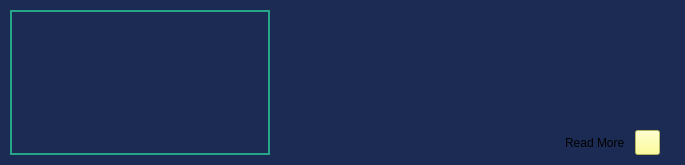
                                  <widget class="QFrame" name="frame_62">
                                   <property name="minimumSize">
                                    <size>
                                     <width>0</width>
                                     <height>0</height>
                                    </size>
                                   </property>
                                   <property name="maximumSize">
                                    <size>
                                     <width>16777215</width>
                                     <height>16777215</height>
                                    </size>
                                   </property>
                                   <property name="styleSheet">
                                    <string notr="true">background-color: #1b2b54;</string>
                                   </property>
                                   <property name="frameShape">
                                    <enum>QFrame::NoFrame</enum>
                                   </property>
                                   <property name="frameShadow">
                                    <enum>QFrame::Raised</enum>
                                   </property>
                                   <layout class="QHBoxLayout" name="horizontalLayout_26">
                                    <property name="spacing">
                                     <number>15</number>
                                    </property>
                                    <property name="leftMargin">
                                     <number>10</number>
                                    </property>
                                    <property name="topMargin">
                                     <number>10</number>
                                    </property>
                                    <property name="rightMargin">
                                     <number>10</number>
                                    </property>
                                    <property name="bottomMargin">
                                     <number>10</number>
                                    </property>
                                    <item>
                                     <widget class="QFrame" name="frame_63">
                                      <property name="minimumSize">
                                       <size>
                                        <width>260</width>
                                        <height>120</height>
                                       </size>
                                      </property>
                                      <property name="maximumSize">
                                       <size>
                                        <width>360</width>
                                        <height>166</height>
                                       </size>
                                      </property>
                                      <property name="styleSheet">
                                       <string notr="true"/>
                                      </property>
                                      <property name="frameShape">
                                       <enum>QFrame::NoFrame</enum>
                                      </property>
                                      <property name="frameShadow">
                                       <enum>QFrame::Raised</enum>
                                      </property>
                                      <layout class="QVBoxLayout" name="verticalLayout_40">
                                       <property name="spacing">
                                        <number>0</number>
                                       </property>
                                       <property name="leftMargin">
                                        <number>0</number>
                                       </property>
                                       <property name="topMargin">
                                        <number>0</number>
                                       </property>
                                       <property name="rightMargin">
                                        <number>0</number>
                                       </property>
                                       <property name="bottomMargin">
                                        <number>0</number>
                                       </property>
                                       <item>
                                        <widget class="QLabel" name="label_17">
                                         <property name="maximumSize">
                                          <size>
                                           <width>16777215</width>
                                           <height>16777215</height>
                                          </size>
                                         </property>
                                         <property name="styleSheet">
                                          <string notr="true">border: 2px solid #26a588;
border-radius: 0px;</string>
                                         </property>
                                         <property name="frameShape">
                                          <enum>QFrame::NoFrame</enum>
                                         </property>
                                         <property name="frameShadow">
                                          <enum>QFrame::Raised</enum>
                                         </property>
                                         <property name="text">
                                          <string/>
                                         </property>
                                         <property name="pixmap">
                                          <pixmap>C:/Users/krist/OneDrive/Работен плот/news.png</pixmap>
                                         </property>
                                         <property name="scaledContents">
                                          <bool>true</bool>
                                         </property>
                                         <property name="alignment">
                                          <set>Qt::AlignLeading|Qt::AlignLeft|Qt::AlignVCenter</set>
                                         </property>
                                         <property name="wordWrap">
                                          <bool>false</bool>
                                         </property>
                                        </widget>
                                       </item>
                                      </layout>
                                     </widget>
                                    </item>
                                    <item alignment="Qt::AlignVCenter">
                                     <widget class="QFrame" name="frame_58">
                                      <property name="sizePolicy">
                                       <sizepolicy hsizetype="Preferred" vsizetype="Preferred">
                                        <horstretch>0</horstretch>
                                        <verstretch>0</verstretch>
                                       </sizepolicy>
                                      </property>
                                      <property name="minimumSize">
                                       <size>
                                        <width>390</width>
                                        <height>0</height>
                                       </size>
                                      </property>
                                      <property name="styleSheet">
                                       <string notr="true"/>
                                      </property>
                                      <property name="frameShape">
                                       <enum>QFrame::NoFrame</enum>
                                      </property>
                                      <property name="frameShadow">
                                       <enum>QFrame::Raised</enum>
                                      </property>
                                      <layout class="QVBoxLayout" name="verticalLayout_44">
                                       <property name="spacing">
                                        <number>10</number>
                                       </property>
                                       <property name="leftMargin">
                                        <number>0</number>
                                       </property>
                                       <property name="topMargin">
                                        <number>0</number>
                                       </property>
                                       <property name="rightMargin">
                                        <number>0</number>
                                       </property>
                                       <property name="bottomMargin">
                                        <number>0</number>
                                       </property>
                                       <item>
                                        <widget class="QFrame" name="frame_65">
                                         <property name="minimumSize">
                                          <size>
                                           <width>0</width>
                                           <height>40</height>
                                          </size>
                                         </property>
                                         <property name="styleSheet">
                                          <string notr="true"/>
                                         </property>
                                         <property name="frameShape">
                                          <enum>QFrame::NoFrame</enum>
                                         </property>
                                         <property name="frameShadow">
                                          <enum>QFrame::Raised</enum>
                                         </property>
                                         <layout class="QHBoxLayout" name="horizontalLayout_29">
                                          <property name="spacing">
                                           <number>0</number>
                                          </property>
                                          <property name="leftMargin">
                                           <number>0</number>
                                          </property>
                                          <property name="topMargin">
                                           <number>0</number>
                                          </property>
                                          <property name="rightMargin">
                                           <number>0</number>
                                          </property>
                                          <property name="bottomMargin">
                                           <number>0</number>
                                          </property>
                                          <item>
                                           <widget class="QLabel" name="post1_title">
                                            <property name="font">
                                             <font>
                                              <pointsize>10</pointsize>
                                              <weight>75</weight>
                                              <bold>true</bold>
                                             </font>
                                            </property>
                                            <property name="styleSheet">
                                             <string notr="true">color: #26a588;</string>
                                            </property>
                                            <property name="text">
                                             <string/>
                                            </property>
                                            <property name="textFormat">
                                             <enum>Qt::AutoText</enum>
                                            </property>
                                            <property name="scaledContents">
                                             <bool>false</bool>
                                            </property>
                                            <property name="alignment">
                                             <set>Qt::AlignLeading|Qt::AlignLeft|Qt::AlignVCenter</set>
                                            </property>
                                            <property name="wordWrap">
                                             <bool>true</bool>
                                            </property>
                                            <property name="textInteractionFlags">
                                             <set>Qt::LinksAccessibleByMouse</set>
                                            </property>
                                           </widget>
                                          </item>
                                         </layout>
                                        </widget>
                                       </item>
                                       <item>
                                        <widget class="QFrame" name="frame_73">
                                         <property name="minimumSize">
                                          <size>
                                           <width>0</width>
                                           <height>60</height>
                                          </size>
                                         </property>
                                         <property name="styleSheet">
                                          <string notr="true"/>
                                         </property>
                                         <property name="frameShape">
                                          <enum>QFrame::NoFrame</enum>
                                         </property>
                                         <property name="frameShadow">
                                          <enum>QFrame::Raised</enum>
                                         </property>
                                         <layout class="QHBoxLayout" name="horizontalLayout_31">
                                          <property name="spacing">
                                           <number>0</number>
                                          </property>
                                          <property name="leftMargin">
                                           <number>0</number>
                                          </property>
                                          <property name="topMargin">
                                           <number>0</number>
                                          </property>
                                          <property name="rightMargin">
                                           <number>0</number>
                                          </property>
                                          <property name="bottomMargin">
                                           <number>0</number>
                                          </property>
                                          <item>
                                           <widget class="QLabel" name="post1_text">
                                            <property name="minimumSize">
                                             <size>
                                              <width>0</width>
                                              <height>0</height>
                                             </size>
                                            </property>
                                            <property name="text">
                                             <string/>
                                            </property>
                                            <property name="wordWrap">
                                             <bool>true</bool>
                                            </property>
                                           </widget>
                                          </item>
                                         </layout>
                                        </widget>
                                       </item>
                                       <item>
                                        <widget class="QFrame" name="frame_72">
                                         <property name="minimumSize">
                                          <size>
                                           <width>0</width>
                                           <height>25</height>
                                          </size>
                                         </property>
                                         <property name="maximumSize">
                                          <size>
                                           <width>16777215</width>
                                           <height>16777215</height>
                                          </size>
                                         </property>
                                         <property name="styleSheet">
                                          <string notr="true"/>
                                         </property>
                                         <property name="frameShape">
                                          <enum>QFrame::NoFrame</enum>
                                         </property>
                                         <property name="frameShadow">
                                          <enum>QFrame::Raised</enum>
                                         </property>
                                         <layout class="QHBoxLayout" name="horizontalLayout_30">
                                          <property name="spacing">
                                           <number>10</number>
                                          </property>
                                          <property name="leftMargin">
                                           <number>0</number>
                                          </property>
                                          <property name="topMargin">
                                           <number>0</number>
                                          </property>
                                          <property name="rightMargin">
                                           <number>15</number>
                                          </property>
                                          <property name="bottomMargin">
                                           <number>0</number>
                                          </property>
                                          <item alignment="Qt::AlignLeft">
                                           <widget class="QLabel" name="post1_date">
                                            <property name="text">
                                             <string/>
                                            </property>
                                           </widget>
                                          </item>
                                          <item alignment="Qt::AlignRight">
                                           <widget class="QFrame" name="frame">
                                            <property name="frameShape">
                                             <enum>QFrame::NoFrame</enum>
                                            </property>
                                            <property name="frameShadow">
                                             <enum>QFrame::Raised</enum>
                                            </property>
                                            <layout class="QHBoxLayout" name="horizontalLayout_34">
                                             <property name="spacing">
                                              <number>10</number>
                                             </property>
                                             <property name="topMargin">
                                              <number>0</number>
                                             </property>
                                             <property name="rightMargin">
                                              <number>0</number>
                                             </property>
                                             <property name="bottomMargin">
                                              <number>0</number>
                                             </property>
                                             <item>
                                              <widget class="QLabel" name="label">
                                               <property name="text">
                                                <string>Read More</string>
                                               </property>
                                              </widget>
                                             </item>
                                             <item>
                                              <widget class="QPushButton" name="pushButton">
                                               <property name="minimumSize">
                                                <size>
                                                 <width>25</width>
                                                 <height>25</height>
                                                </size>
                                               </property>
                                               <property name="maximumSize">
                                                <size>
                                                 <width>25</width>
                                                 <height>25</height>
                                                </size>
                                               </property>
                                               <property name="styleSheet">
                                                <string notr="true">background-color: rgb(255, 255, 127);</string>
                                               </property>
                                               <property name="text">
                                                <string/>
                                               </property>
                                              </widget>
                                             </item>
                                            </layout>
                                           </widget>
                                          </item>
                                         </layout>
                                        </widget>
                                       </item>
                                      </layout>
                                     </widget>
                                    </item>
                                   </layout>
                                  </widget>
